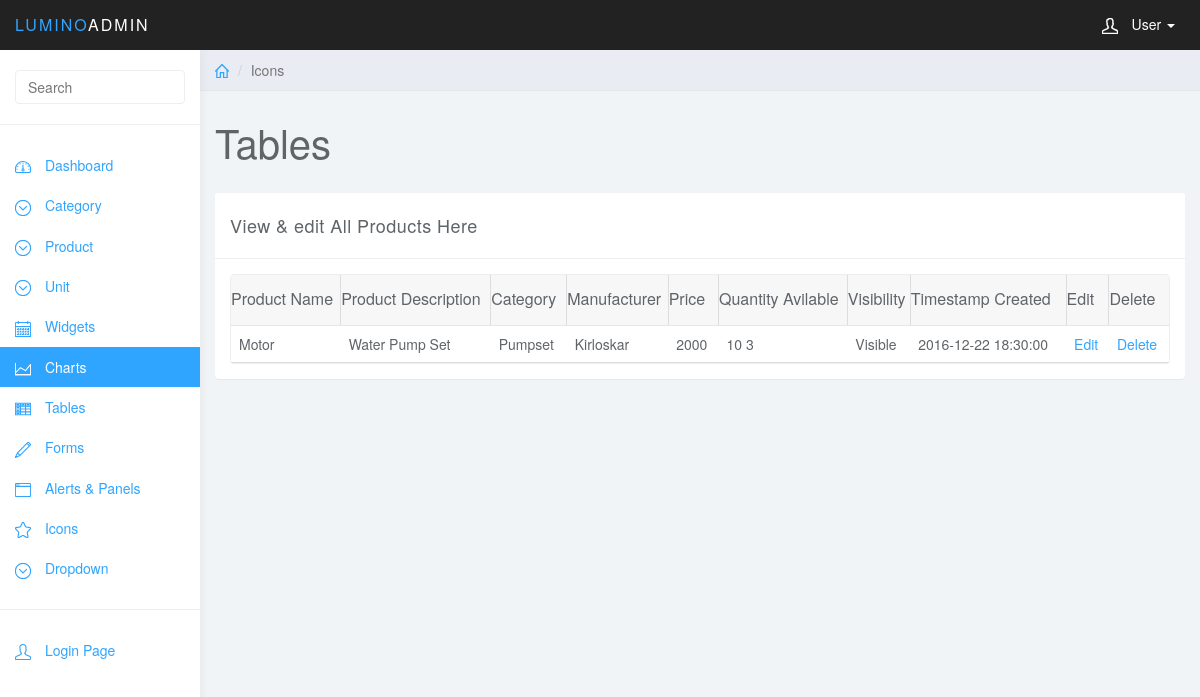
The page /admin/view-products.php on the database as committed earlier.
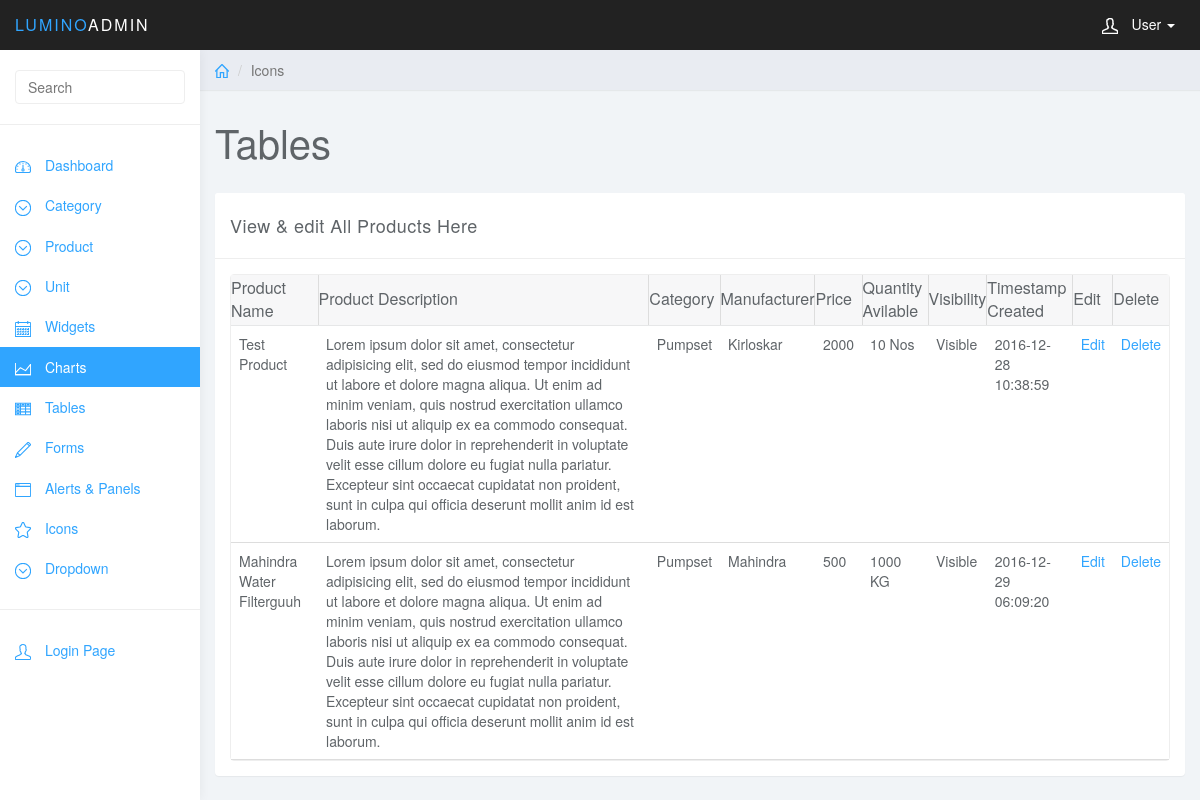
The same page on the database as committed later.
### tables this page shows
CREATE TABLE `products` (
  `id` int(11) NOT NULL,
  `name` varchar(25) NOT NULL,
  `descr` text NOT NULL,
  `category` int(11) NOT NULL,
  `mfg` varchar(25) NOT NULL,
  `price` varchar(10) NOT NULL,
  `unit` int(11) NOT NULL,
  `qty` int(11) NOT NULL,
  `visibility` int(11) NOT NULL,
  `date` timestamp NOT NULL DEFAULT CURRENT_TIMESTAMP
);

### app/Product.php (called while the page is built, shortened)
<?php
	require_once('DB2.php');
	class Product
	{
		public static function getAll(){
			$db=new Db();
			$sql="SELECT * FROM products";
			$rows=[];
			$result=$db->query($sql);
			if($result){
				while ($r=mysqli_fetch_assoc($result)) {
					array_push($rows, $r);
				}
				return $rows;
			}
			return false;
		}
	}
?>

### app/DB2.php (called while the page is built, shortened)
<?php
class Db
{
	private static $connection;
	function __construct()
	{
		 if(!isset(self::$connection)) {
		 	self::$connection=mysqli_connect("localhost","root","","engineering");
		 	if (!self::$connection) {
		 		die("connection Error");
		 	}else{
		 		return self::$connection;
		 	}
		 }
	}
	function query($sql){
		$result=mysqli_query(self::$connection,$sql);
		return $result;
	}
}
?>

### app/Category.php (called while the page is built, shortened)
<?php
	require_once('DB2.php');
	class Category
	{
		public static function getAll(){
			$db=new Db();
			$sql="SELECT * FROM category";
			$rows=[];
			$result=$db->query($sql);
			if($result){
				while ($r=mysqli_fetch_assoc($result)) {
					array_push($rows, $r);
				}
				return $rows;
			}
			return false;
		}
	}
?>

### app/Unit.php (called while the page is built, shortened)
<?php
	require_once('DB2.php');
	class Unit
	{
		public static function getAll(){
			$db=new Db();
			$sql="SELECT * FROM unit";
			$rows=[];
			$result=$db->query($sql);
			if($result){
				while ($r=mysqli_fetch_assoc($result)) {
					array_push($rows, $r);
				}
				return $rows;
			}
			return false;
		}
	}
?>

### admin/view-products.php (the view, shortened to what this page needs)
<?php
	require_once('../app/Product.php');
	require_once('../app/Category.php');
	require_once('../app/Unit.php');
	$categories=Category::getAll();
	$units=Unit::getAll();
	$products=Product::getAll();
?>
<!DOCTYPE html>
<html>
<head>
<link href="css/bootstrap.min.css" rel="stylesheet">
<link href="css/datepicker3.css" rel="stylesheet">
<link href="css/bootstrap-table.css" rel="stylesheet">
<link href="css/styles.css" rel="stylesheet">
</head>
<body>
	<?php include_once('nav-sidebar.php'); ?>
	<div class="col-sm-9 col-sm-offset-3 col-lg-10 col-lg-offset-2 main">
		<div class="row">
			<ol class="breadcrumb">
				<li><a href="#"><svg class="glyph stroked home"><use xlink:href="#stroked-home"></use></svg></a></li>
				<li class="active">Icons</li>
			</ol>
		</div>
		<div class="row">
			<div class="col-lg-12">
				<h1 class="page-header">Tables</h1>
			</div>
		</div>
		<div class="row">
			<div class="col-lg-12">
				<div class="panel panel-default">
					<div class="panel-heading">View &amp edit All Products Here</div>
					<div class="panel-body">
						<table data-toggle="table" data-url="tables/data1.json"  data-show-refresh="true" data-show-toggle="true" data-show-columns="true" data-search="true" data-select-item-name="toolbar1" data-pagination="true" data-sort-name="name" data-sort-order="desc">
						    <thead>
						    <tr>
						        <th data-field="state" data-checkbox="true" >Product Name</th>
						        <th data-field="id" data-sortable="true">Product Description</th>
						        <th data-field="id" data-sortable="true">Category</th>
						        <th data-field="id" data-sortable="true">Manufacturer</th>
						        <th data-field="id" data-sortable="true">Price</th>
						        <th data-field="id" data-sortable="true">Quantity Avilable</th>
						        <th data-field="id" data-sortable="true">Visibility</th>
						        <th data-field="id" data-sortable="true">Timestamp Created</th>
						        <th data-field="name"  data-sortable="true">Edit</th>
						        <th data-field="price" data-sortable="true">Delete</th>
						    </tr>
						    <?php
						    foreach ($products as $product) {
						    	if ($product['visibility']==1) {
						    		$product['visibility']="Visible";
						    	}else{
						    		$product['visibility']="Hidden";
						    	}
						    	foreach ($units as $unit) {
						    		if ($unit['id']==$product['unit']) {
						    			$product['unit']=$unit['name'];
						    		}
						    	}
						    	foreach ($categories as $category) {
						    		if ($category['id']==$product['category']) {
						    			$product['category']=$category['name'];
						    		}
						    	}
						    	echo "<tr>";
						    		echo "<td>".$product['name']."</td>";
						    		echo "<td>".$product['descr']."</td>";
						    		echo "<td>".$product['category']."</td>";
						    		echo "<td>".$product['mfg']."</td>";
						    		echo "<td>".$product['price']."</td>";
						    		echo "<td>".$product['qty']." ".$product['unit']."</td>";
						    		echo "<td>".$product['visibility']."</td>";
						    		echo "<td>".$product['date']."</td>";
						    		echo "<td>"."<a href=\"edit-product.php?id={$product['id']}\">Edit" ."</a> </td>";
						    		echo "<td>"."<a href=\"delete-product.php?id={$product['id']}\">Delete"."</a> </td>";
						   		echo "</tr>";
						    }
						    ?>
						    </thead>
						</table>
					</div>
				</div>
			</div>
		</div>
	</div>
</body>
</html>

### admin/nav-sidebar.php (shortened to what this page needs)
<nav class="navbar navbar-inverse navbar-fixed-top" role="navigation">
		<div class="container-fluid">
			<div class="navbar-header">
				<a class="navbar-brand" href="#"><span>Lumino</span>Admin</a>
				<ul class="user-menu">
					<li class="dropdown pull-right">
						<a href="#" class="dropdown-toggle" data-toggle="dropdown"><svg class="glyph stroked male-user"><use xlink:href="#stroked-male-user"></use></svg> User <span class="caret"></span></a>
					</li>
				</ul>
			</div>
		</div>
	</nav>
	<div id="sidebar-collapse" class="col-sm-3 col-lg-2 sidebar">
		<form role="search">
			<div class="form-group">
				<input type="text" class="form-control" placeholder="Search">
			</div>
		</form>
		<ul class="nav menu">
			<li><a href="index.php"><svg class="glyph stroked dashboard-dial"><use xlink:href="#stroked-dashboard-dial"></use></svg> Dashboard</a></li>
			<li class="parent ">
				<a href="#">
					<span data-toggle="collapse" href="#sub-item-1"><svg class="glyph stroked chevron-down"><use xlink:href="#stroked-chevron-down"></use></svg></span> Category
				</a>
			</li>
			<li class="parent ">
				<a href="#">
					<span data-toggle="collapse" href="#product"><svg class="glyph stroked chevron-down"><use xlink:href="#stroked-chevron-down"></use></svg></span> Product
				</a>
			</li>
			<li class="parent ">
				<a href="#">
					<span data-toggle="collapse" href="#unit"><svg class="glyph stroked chevron-down"><use xlink:href="#stroked-chevron-down"></use></svg></span> Unit
				</a>
			</li>
			<li><a href="widgets.php"><svg class="glyph stroked calendar"><use xlink:href="#stroked-calendar"></use></svg> Widgets</a></li>
			<li class="active"><a href="charts.php"><svg class="glyph stroked line-graph"><use xlink:href="#stroked-line-graph"></use></svg> Charts</a></li>
			<li><a href="tables.php"><svg class="glyph stroked table"><use xlink:href="#stroked-table"></use></svg> Tables</a></li>
			<li><a href="forms.php"><svg class="glyph stroked pencil"><use xlink:href="#stroked-pencil"></use></svg> Forms</a></li>
			<li><a href="panels.php"><svg class="glyph stroked app-window"><use xlink:href="#stroked-app-window"></use></svg> Alerts &amp; Panels</a></li>
			<li><a href="icons.php"><svg class="glyph stroked star"><use xlink:href="#stroked-star"></use></svg> Icons</a></li>
			<li class="parent ">
				<a href="#">
					<span data-toggle="collapse" href="#sub-item-1"><svg class="glyph stroked chevron-down"><use xlink:href="#stroked-chevron-down"></use></svg></span> Dropdown
				</a>
			</li>
			<li role="presentation" class="divider"></li>
			<li><a href="login.php"><svg class="glyph stroked male-user"><use xlink:href="#stroked-male-user"></use></svg> Login Page</a></li>
		</ul>
	</div>

### admin/css/styles.css (style rules this page uses)
body { background: #f1f4f7; padding-top: 50px; color: #5f6468; }
a, a:hover, a:focus { color: #30a5ff; }
h1, h2, h3, h4, h5, h6 { color: #5f6468; }
h1 { font-weight: 300; font-size: 40px; }
.form-control { border: 1px solid #eee; box-shadow: none; }
.navbar-header .navbar-brand { color: #fff; font-size: 16px; text-transform: uppercase; font-weight: 500; letter-spacing: 2px; }
.navbar-header .navbar-brand span { color: #30a5ff; }
.panel { border: 0; }
.panel-heading { font-size: 18px; font-weight: 300; letter-spacing: 0.025em; height: 66px; line-height: 45px; }
.panel-default .panel-heading { background: #fff; border-bottom: 1px solid #eee; color: #5f6468; }
.navbar { border: 0; }
.user-menu { display: inline-block; margin-top: 14px; margin-right: 10px; float: right; list-style: none; padding: 0; }
.user-menu a { color: #fff; }
.sidebar { display: block; background-color: #fff; padding: 0; display: none; }
.sidebar form { padding: 20px 15px 5px 15px; border-bottom: 1px solid #eee; margin-bottom: 20px; }
@media (min-width: 768px) { .sidebar { display: block; position: fixed; top: 50px; bottom: 0; left: 0; z-index: 1000; display: block; margin: 0; padding: 0; overflow-x: hidden; overflow-y: auto; background-color: #fff; box-shadow: 1px 0px 10px rgba(0, 0, 0, .05); } }
@media (min-width: 768px) { .navbar-header { width: 100%; } }
.sidebar ul.nav .active a, .sidebar ul.nav li.parent a.active, .sidebar ul.nav .active > a:hover, .sidebar ul.nav li.parent a.active:hover, .sidebar ul.nav .active > a:focus, .sidebar ul.nav li.parent a.active:focus { color: #fff; background-color: #30a5ff; }
.sidebar ul.nav li.divider { border-bottom: 1px solid #eee; margin: 20px 0; }
.breadcrumb { border-radius: 0; padding: 10px 15px; background: #e9ecf2; box-shadow: 0 1px 1px rgba(0, 0, 0, .05); margin: 0 ; }
h1.page-header { margin-top: 30px; border-bottom: 0; }
.table { background: #fff; }
.fixed-table-container thead th { background: #f7f7f8; border-color: #ddd; color: #5f6468; font-weight: 300; font-size: 16px; }
.table>thead>tr>th { border-bottom: 1px solid #e6e7e8; vertical-align: middle; height: 50px; }
.sidebar .glyph, .user-menu .glyph { height: 16px; width: 16px; margin: 0 10px 0 0; stroke-width: 3px; }
.user-menu .glyph { stroke-width: 4px; }
.breadcrumb .glyph { height: 14px; width: 14px; margin: -2px 0 0 0; stroke-width: 4px; }
.glyph.table { background: none; border: none; }

Rows that differ between the two databases and show on the page:
removed products: name "Motor", descr "Water Pump Set", category "Pumpset", mfg "Kirloskar", price "2000", qty "10", unit "3", visibility "Visible", date "2016-12-22 18:30:00"
added products: name "Test Product", descr "Lorem ipsum dolor sit amet, consectetur adipisicing elit, sed do eiusmod tempor incididunt ut labore et dolore magna aliqua. Ut enim ad minim veniam, quis nostrud exercitation ullamco laboris nisi ut aliquip ex ea commodo consequat. Duis aute irure dolor in reprehenderit in voluptate velit esse cillum dolore eu fugiat nulla pariatur. Excepteur sint occaecat cupidatat non proident, sunt in culpa qui officia deserunt mollit anim id est laborum.", category "Pumpset", mfg "Kirloskar", price "2000", qty "10", unit "Nos", visibility "Visible", date "2016-12-28 10:38:59"
added products: name "Mahindra Water Filterguuh", descr "Lorem ipsum dolor sit amet, consectetur adipisicing elit, sed do eiusmod tempor incididunt ut labore et dolore magna aliqua. Ut enim ad minim veniam, quis nostrud exercitation ullamco laboris nisi ut aliquip ex ea commodo consequat. Duis aute irure dolor in reprehenderit in voluptate velit esse cillum dolore eu fugiat nulla pariatur. Excepteur sint occaecat cupidatat non proident, sunt in culpa qui officia deserunt mollit anim id est laborum.", category "Pumpset", mfg "Mahindra", price "500", qty "1000", unit "KG", visibility "Visible", date "2016-12-29 06:09:20"
